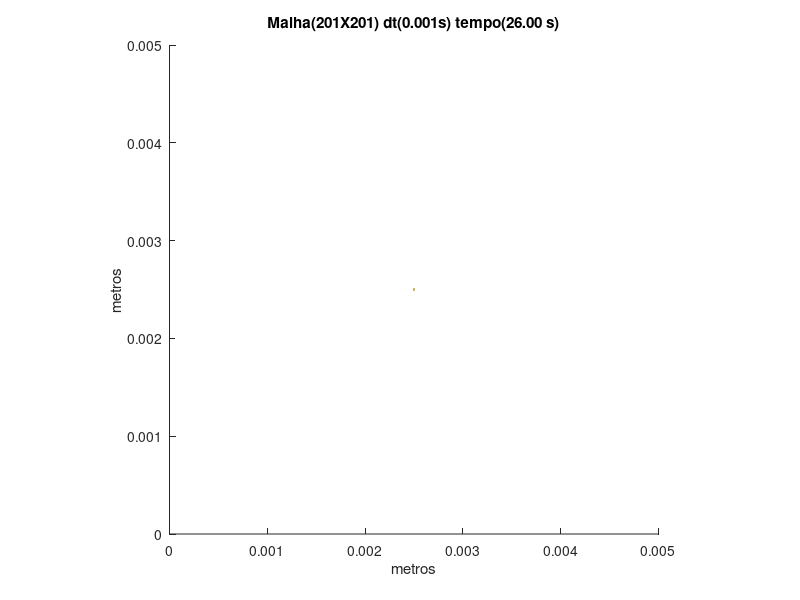

The MATLAB source for this figure:
set (gca,'PlotBoxAspectRatio',[1 1 1],'Xlim',[0,0.005],'Ylim',[0,0.005])
hold on
title('Malha(201X201) dt(0.001s) tempo(26.00 s)')
hold on
ylabel('metros')
hold on
xlabel('metros')
hold on

fill([0.00248756218905473 0.00248756218905473 0.00251243781094527 0.00251243781094527],[0.00248756218905473 0.00251243781094527 0.00251243781094527 0.00248756218905473],[0.8,0.7,0.4],'LineStyle','none')
